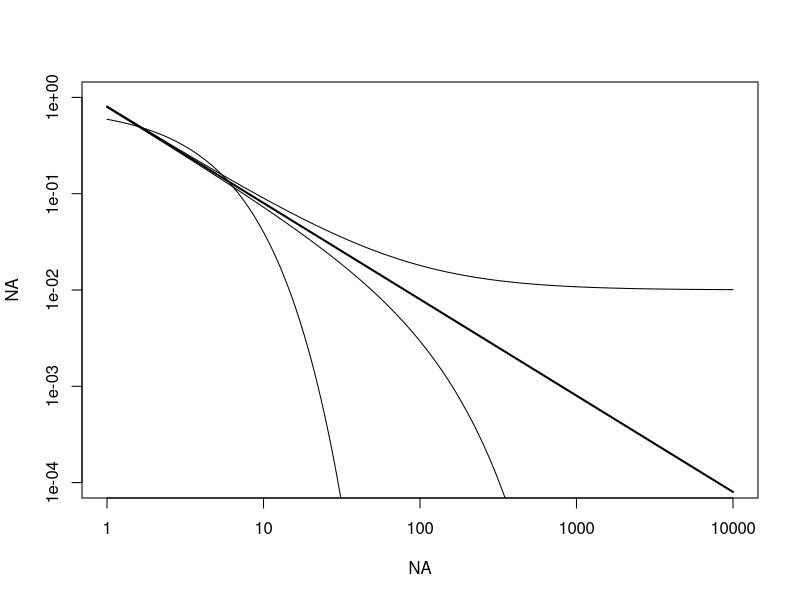

Reproduce this figure in R.
size <- exp(seq(log(1), log(10000), length = 200))

a <- 0.8
alpha <- 1
b <- .01
Sx <- 100

PL <-  exp(  log(a) - alpha * log(size) )
TPLup <-  exp(  log(a) - alpha * log(size) + log(1+b/(a*size^(-alpha)))) 
TPLdown <-  exp(    log(a) - alpha * log(size) - (size/Sx)  )

eps = .3

EXP <-   exp( log(a) - (eps*size) )
plot(NA, NA, xlim = c(1, 10000) , ylim = c(0.0001, 1), log = "xy")
lines(size, PL, lwd = 2)
lines(size, TPLup)
lines(size, TPLdown)
lines(size, EXP)


